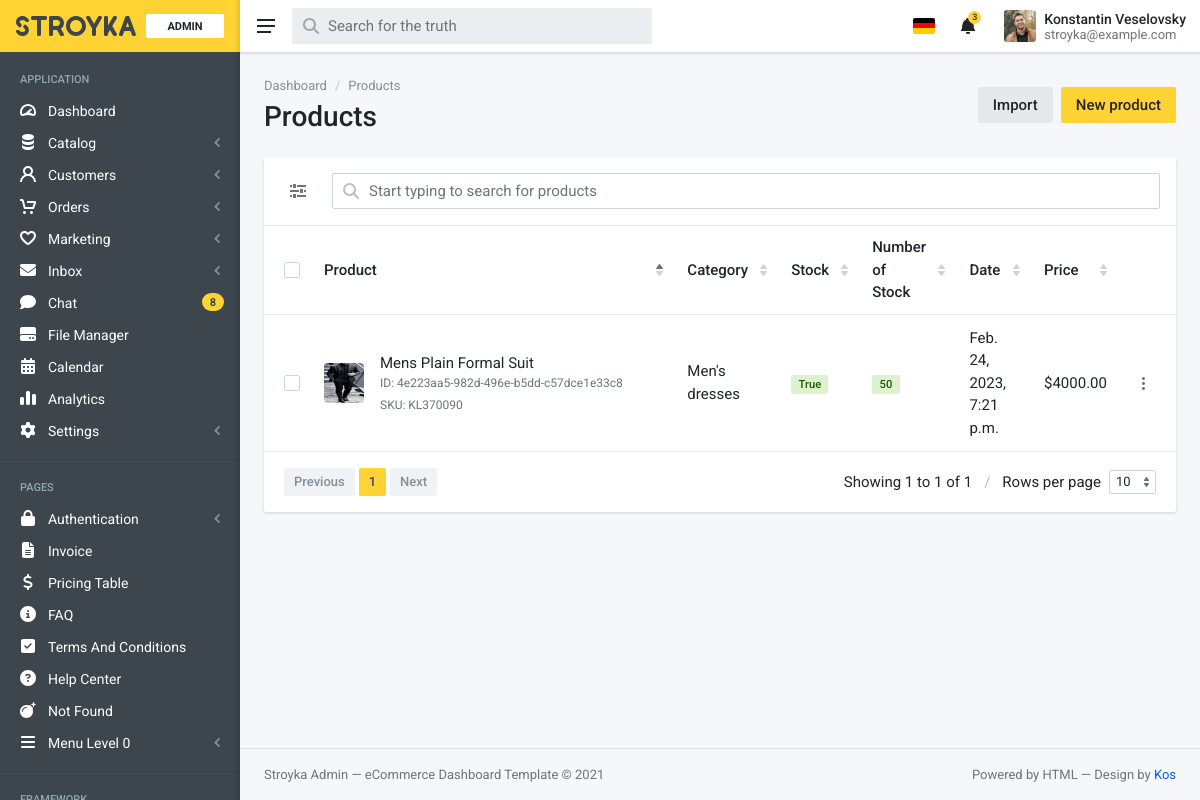
/dashboard/product-list/, run on the app's committed database.
### products/models.py (models this page shows, shortened)
class Product(BaseModel):
    product_name = models.CharField(max_length = 1000)
    slug = models.SlugField(unique=True, null=True, blank=True)
    category = models.ForeignKey(Category, on_delete = models.CASCADE, related_name="product_category")
    price = models.IntegerField()
    old_price = models.IntegerField(null = True)
    brand = models.CharField(max_length = 100, null = True)
    is_stock = models.BooleanField(default=True)
    stock_quantity = models.IntegerField(default=0)
    product_description = models.TextField(null = True)

class productImage(BaseModel):
    products = models.ForeignKey(Product, on_delete = models.CASCADE, related_name='product_images')
    image = models.ImageField(upload_to = "product")

class Category(BaseModel):
    category_name = models.CharField(max_length = 100)
    slug = models.SlugField(unique=True, null=True, blank=True)
    category_image = models.ImageField(upload_to = "category")
    def __str__(self):
        return self.category_name

### dashboard/views.py (the view, shortened to what this page needs)
# urls.py: path("product-list/", ProductListView.as_view(), name="product_list"),
class ProductListView(TemplateView):
    def get(self, request, *args, **kwargs):
        products = Product.objects.all().order_by('-uid')
        context={
            'products': products,
        }
        return render(request, 'dashboard/products.html',context)

### templates/dashboard/products.html (shortened to what this page needs)
{% extends 'dashboard/base.html' %}
{% block admin_content %}
<div id="top" class="sa-app__body">
    <div class="mx-xxl-3 px-4 px-sm-5">
      <div class="py-5">
        <div class="row g-4 align-items-center">
          <div class="col">
            <nav class="mb-2" aria-label="breadcrumb">
              <ol class="breadcrumb breadcrumb-sa-simple">
                <li class="breadcrumb-item">
                  <a href="index.html">Dashboard</a>
                </li>
                <li class="breadcrumb-item active" aria-current="page">
                  Products
                </li>
              </ol>
            </nav>
            <h1 class="h3 m-0">Products</h1>
          </div>
          <div class="col-auto d-flex">
            <a href="#" class="btn btn-secondary me-3">Import</a
            ><a href="{% url 'add_product' %}" class="btn btn-primary"
              >New product</a
            >
          </div>
        </div>
      </div>
    </div>
    <div class="mx-xxl-3 px-4 px-sm-5 pb-6">
      <div class="sa-layout">
        <div class="sa-layout__content">
          <div class="card">
            <div class="p-4">
              <div class="row g-4">
                <div class="col-auto sa-layout__filters-button">
                  <button
                    class="btn btn-sa-muted btn-sa-icon fs-exact-16"
                    data-sa-layout-sidebar-open=""
                  >
                  </button>
                </div>
                <div class="col">
                  <input
                    type="text"
                    placeholder="Start typing to search for products"
                    class="form-control form-control--search mx-auto"
                    id="table-search"
                  />
                </div>
              </div>
            </div>
            <div class="sa-divider"></div>
            <table
              class="sa-datatables-init"
              data-order='[[ 1, "asc" ]]'
              data-sa-search-input="#table-search"
            >
              <thead>
                <tr>
                  <th class="w-min" data-orderable="false">
                    <input
                      type="checkbox"
                      class="form-check-input m-0 fs-exact-16 d-block"
                      aria-label="..."
                    />
                  </th>
                  <th class="min-w-20x">Product</th>
                  <th>Category</th>
                  <th>Stock</th>
                  <th>Number of Stock</th>
                  <th>Date</th>
                  <th>Price</th>
                  <th class="w-min" data-orderable="false"></th>
                </tr>
              </thead>
              <tbody>
                {% for product in products %}
                <tr>
                  <td>
                    <input
                      type="checkbox"
                      class="form-check-input m-0 fs-exact-16 d-block"
                      aria-label="..."
                    />
                  </td>
                  <td>
                    <div class="d-flex align-items-center">
                      <a href="app-product.html" class="me-4"
                        ><div
                          class="sa-symbol sa-symbol--shape--rounded sa-symbol--size--lg"
                        >
                          <img
                            src="/media/{{product.product_images.first.image}}"
                            width="40"
                            height="40"
                            alt=""
                          /></div
                      ></a>
                      <div>
                        <a href="app-product.html" class="text-reset"
                          >{{product.product_name}}</a
                        >
                        <div class="sa-meta mt-0">
                          <ul class="sa-meta__list">
                            <li class="sa-meta__item">
                              ID:
                              <span
                                title="Click to copy product ID"
                                class="st-copy"
                                >{{product.uid}} </span
                              >
                            </li>
                            <li class="sa-meta__item">
                              SKU:
                              <span
                                title="Click to copy product SKU"
                                class="st-copy"
                                >KL370090</span
                              >
                            </li>
                          </ul>
                        </div>
                      </div>
                    </div>
                  </td>
                  <td>
                    <a href="app-category.html" class="text-reset"
                      >{{product.category}}</a
                    >
                  </td>
                  <td>
                    <div class="badge badge-sa-success">{{product.is_stock}}</div>
                  </td>
                  <td>
                    <div class="badge badge-sa-success">{{product.stock_quantity}}</div>
                  </td>
                  <td>
                    <div class="text-reset">{{product.created_at}}</div>
                  </td>
                  <td>
                    <div class="sa-price">
                      <span class="sa-price__symbol">$</span
                      ><span class="sa-price__integer">{{product.price}}</span
                      ><span class="sa-price__decimal">.00</span>
                    </div>
                  </td>
                  <td>
                    <div class="dropdown">
                      <button
                        class="btn btn-sa-muted btn-sm"
                        type="button"
                        id="product-context-menu-0"
                        data-bs-toggle="dropdown"
                        aria-expanded="false"
                        aria-label="More"
                      >
                        <svg
                          xmlns="http://www.w3.org/2000/svg"
                          width="3"
                          height="13"
                          fill="currentColor"
                        >
                          <path
                            d="M1.5,8C0.7,8,0,7.3,0,6.5S0.7,5,1.5,5S3,5.7,3,6.5S2.3,8,1.5,8z M1.5,3C0.7,3,0,2.3,0,1.5S0.7,0,1.5,0 S3,0.7,3,1.5S2.3,3,1.5,3z M1.5,10C2.3,10,3,10.7,3,11.5S2.3,13,1.5,13S0,12.3,0,11.5S0.7,10,1.5,10z"
                          ></path>
                        </svg>
                      </button>
                    </div>
                  </td>
                </tr>
                {% endfor %}
              </tbody>
            </table>
          </div>
        </div>
      </div>
    </div>
  </div>
{% endblock admin_content %}

### data on the page
Product: product_images.first.image (picture), product_name "Mens Plain Formal Suit", uid "4e223aa5-982d-496e-b5dd-c57dce1e33c8", category "Men's dresses", is_stock "True", stock_quantity "50", created_at "Feb. 24, 2023, 7:21 p.m.", price "4000"
